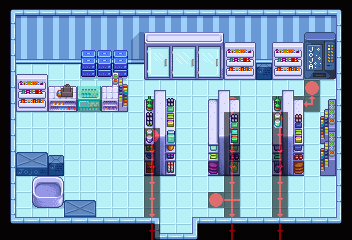

A 2D game scene composited from a Tiled map and its tileset images. What follows is a short description and the map's XML, with each tile layer's data collapsed to a summary:
An orthogonal 22x15 tile map with 16x16 px tiles, 5 tile layers (Back, Buildings, Paths, Front, ...), 2 tilesets and 15 objects (15x TileData).

<map version="1.4" tiledversion="1.4.2" orientation="orthogonal" renderorder="right-down" width="22" height="15" tilewidth="16" tileheight="16" infinite="0" nextlayerid="11" nextobjectid="16">
 <properties>
  <property name="AmbientLight" value="0 0 0" />
  <property name="Warp" value="10 15 Custom_TSVGasStation 43 31 11 15 Custom_TSVGasStation 44 31" />
 </properties>
 <tileset firstgid="1" name="Paths" tilewidth="16" tileheight="16" tilecount="36" columns="4">
  <image source="paths.png" width="64" height="144" />
 </tileset>
 <tileset firstgid="37" name="sve" tilewidth="16" tileheight="16" tilecount="1127" columns="23">
  <image source="SVEinteriors.png" width="368" height="784" />
 </tileset>
 <layer id="1" name="Back" width="22" height="15">
  <data>[330 cells, 330 non-empty, 4 distinct tile ids]</data>
 </layer>
 <objectgroup id="2" name="Back" />
 <layer id="3" name="Buildings" width="22" height="15">
  <data>[330 cells, 128 non-empty, 50 distinct tile ids]</data>
 </layer>
 <objectgroup id="4" name="Buildings">
  <object id="1" name="TileData" x="160" y="64" width="16" height="16">
   <properties>
    <property name="Action" value="Say Frozen Dried Milk Yoghurt" />
   </properties>
  </object>
  <object id="2" name="TileData" x="192" y="64" width="16" height="16">
   <properties>
    <property name="Action" value="Say Frozen pizza slices" />
   </properties>
  </object>
  <object id="3" name="TileData" x="208" y="64" width="16" height="16">
   <properties>
    <property name="Action" value="Say Jeremy's Chicken wings - 10% real chicken!" />
   </properties>
  </object>
  <object id="4" name="TileData" x="224" y="64" width="16" height="16">
   <properties>
    <property name="Action" value="Say Farming magazines" />
   </properties>
  </object>
  <object id="5" name="TileData" x="240" y="64" width="16" height="16">
   <properties>
    <property name="Action" value="Say Hike &amp; Bike" />
   </properties>
  </object>
  <object id="6" name="TileData" x="272" y="64" width="16" height="16">
   <properties>
    <property name="Action" value="Say CELEBRITY - Queen of Sauce private tapes leaked!!" />
   </properties>
  </object>
  <object id="7" name="TileData" x="288" y="64" width="16" height="16">
   <properties>
    <property name="Action" value="Say Magic News - Junimos - real or not?" />
   </properties>
  </object>
  <object id="8" name="TileData" x="304" y="64" width="16" height="16">
   <properties>
    <property name="Action" value="ColaMachine" />
   </properties>
  </object>
  <object id="9" name="TileData" x="320" y="64" width="16" height="16">
   <properties>
    <property name="Action" value="ColaMachine" />
   </properties>
  </object>
  <object id="10" name="TileData" x="112" y="80" width="16" height="16">
   <properties>
    <property name="Action" value="Say Stardew Valley souvenirs" />
   </properties>
  </object>
  <object id="11" name="TileData" x="112" y="96" width="16" height="16">
   <properties>
    <property name="Action" value="Say Stardew Valley souvenirs" />
   </properties>
  </object>
  <object id="12" name="TileData" x="160" y="144" width="16" height="16">
   <properties>
    <property name="Action" value="Say Chocolate drinks" />
   </properties>
  </object>
  <object id="13" name="TileData" x="208" y="144" width="16" height="16">
   <properties>
    <property name="Action" value="Say Custom Milk" />
   </properties>
  </object>
  <object id="14" name="TileData" x="160" y="160" width="16" height="16">
   <properties>
    <property name="Action" value="Say Overpriced chocolate bars." />
   </properties>
  </object>
  <object id="15" name="TileData" x="208" y="160" width="16" height="16">
   <properties>
    <property name="Action" value="Say Powdered fish" />
   </properties>
  </object>
 </objectgroup>
 <layer id="5" name="Paths" width="22" height="15">
  <data>[330 cells, 29 non-empty, 6 distinct tile ids]</data>
 </layer>
 <objectgroup id="6" name="Paths" />
 <layer id="7" name="Front" width="22" height="15">
  <data>[330 cells, 73 non-empty, 37 distinct tile ids]</data>
 </layer>
 <objectgroup id="8" name="Front" />
 <layer id="9" name="AlwaysFront" width="22" height="15">
  <data>[330 cells, 14 non-empty, 11 distinct tile ids]</data>
 </layer>
 <objectgroup id="10" name="AlwaysFront" />
</map>
